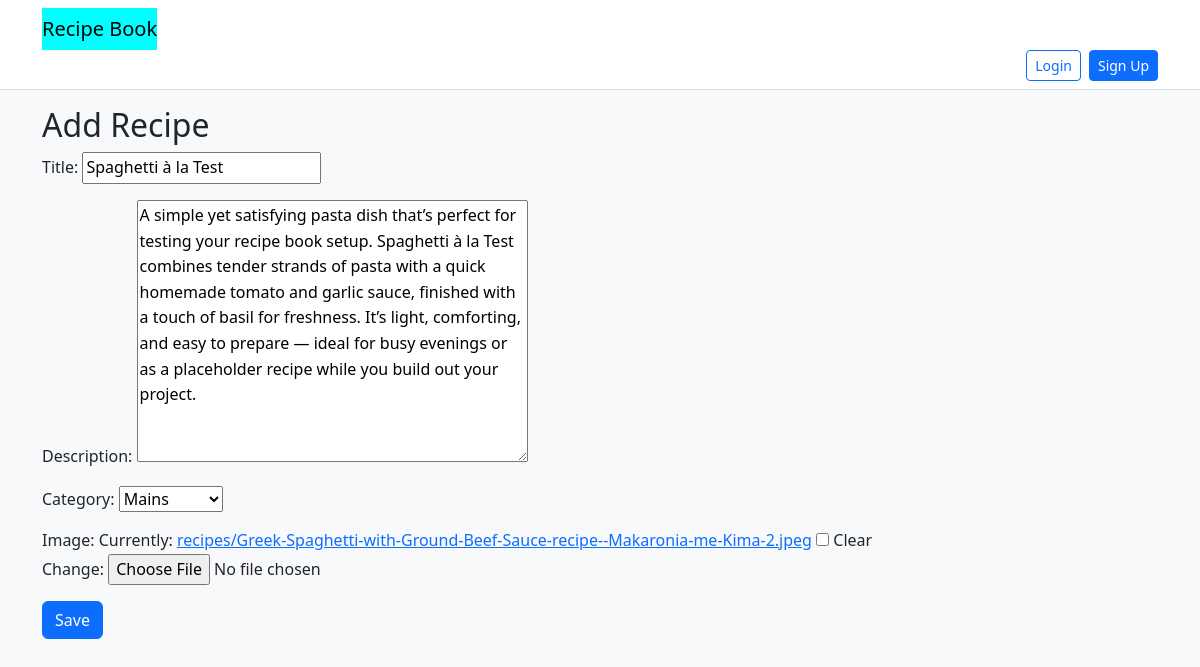
The page /recipe/1/edit/ on the database its author committed.
### recipes/models.py (models this page shows, shortened)
class Recipe(models.Model):
    CATEGORY_CHOICES = [
        ('mains', 'Mains'),
        ('desserts', 'Desserts'),
        ('vegan', 'Vegan'),
        ('vegetarian', 'Vegetarian'),
        ('snacks', 'Snacks'),
        ('drinks', 'Drinks'),
    ]
    title = models.CharField(max_length=200)
    description = models.TextField(blank=True)
    ingredients = models.TextField(help_text='One per line')
    steps = models.TextField(help_text='One step per line')
    image = models.ImageField(upload_to='recipes/', blank=True, null=True)
    category = models.CharField(max_length=20, choices=CATEGORY_CHOICES)
    cook_time_minutes = models.PositiveIntegerField(blank=True, null=True)
    created_at = models.DateTimeField(auto_now_add=True)
    updated_at = models.DateTimeField(auto_now=True)
    owner = models.ForeignKey(User, on_delete=models.CASCADE, related_name="recipes")
    class Meta:
        ordering = ['-created_at']

### recipes/views.py (the view)
# urls.py: path('recipe/<int:pk>/edit/', views.RecipeUpdateView.as_view(), name='recipe_edit'),
class RecipeUpdateView(UpdateView):
    model = Recipe
    fields = ['title', 'description', 'category', 'image']  # adjust to your model fields
    template_name = 'recipes/recipe_form.html'
    success_url = reverse_lazy('recipe_list')  # or wherever you want to redirect after saving

### recipes/templates/recipes/recipe_form.html (shortened to what this page needs)
{% extends 'recipes/base.html' %}
{% block content %}
<h2>Add Recipe</h2>
<form method="post" enctype="multipart/form-data">
  {{ form.as_p }}
  <button type="submit" class="btn btn-primary">Save</button>
</form>
{% endblock %}

### recipes/static/recipes/styles.css (style rules this page uses)
body { line-height: 1.6; }

### rows shown on the page
Recipe: title "Spaghetti à la Test", description "A simple yet satisfying pasta dish that’s perfect for testing your recipe book setup. Spaghetti à la Test combines tender strands of pasta with a quick homemade tomato and garlic sauce, finished with a touch of basil for freshness. It’s light, comforting, and easy to prepare — ideal for busy evenings or as a placeholder recipe while you build out your project.", category "Mains"
